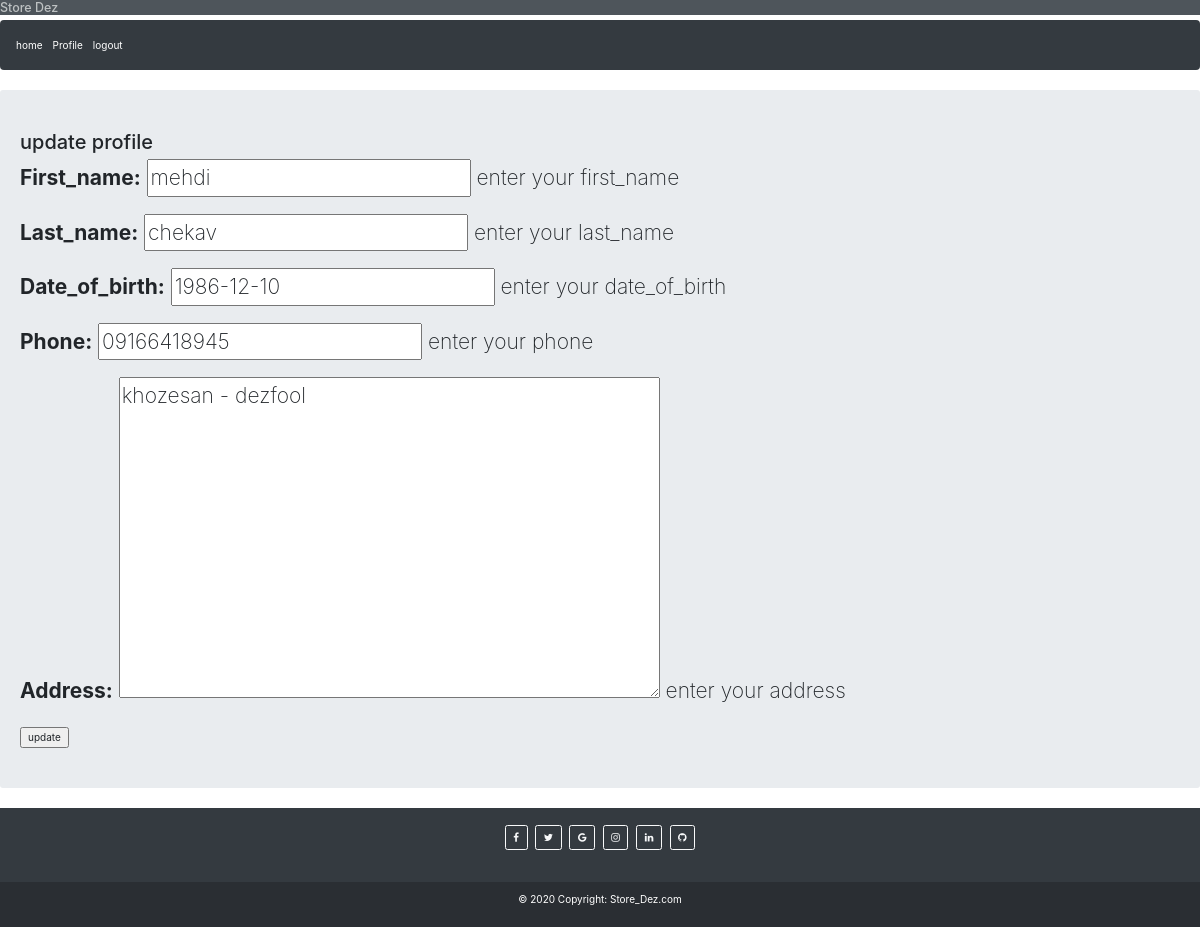
The page /customer/update/ (signed in) on the database its author committed.
### customer/models.py (models this page shows, shortened)
class User(AbstractBaseUser):
    first_name = models.CharField(max_length=100, blank=True, null=True, verbose_name=_('first_name'),
                                  help_text=_('enter your first_name'))
    last_name = models.CharField(max_length=100, blank=True, null=True, verbose_name=_('last_name'),
                                 help_text=_('enter your last_name'))
    email = models.CharField(max_length=100, unique=True, verbose_name=_('Email'), help_text=_('enter your email'))
    phone = models.CharField(max_length=100, verbose_name=_('phone'), help_text=_('enter your phone'))
    date_of_birth = models.DateField(blank=True, null=True, verbose_name=_('date_of_birth'),
                                     help_text=_('enter your date_of_birth'))
    is_active = models.BooleanField(default=True)
    objects = MyUserManager()
    is_admin = models.BooleanField(default=False)
    USERNAME_FIELD = 'email'
    REQUIRED_FIELDS = ['phone']

class Profile(models.Model):
    user = models.OneToOneField(User, on_delete=models.CASCADE, verbose_name=_('user'))
    phone = models.CharField(max_length=100, verbose_name=_('phone'), help_text=_('enter your phone'))
    address = models.TextField(verbose_name=_('address'),
                                   help_text=_('enter your address'), null=True, blank=True)

### customer/views.py (the view)
# urls.py: path('update/', views.user_update, name='update'),
@login_required(login_url='customer:login')
def user_update(request):
    if request.method == 'POST':
        user_form = UserUpdateForm(request.POST, instance=request.user)
        profile_form = ProfileUpdateForm(request.POST, instance=request.user.profile)
        if user_form and profile_form.is_valid():
            user_form.save()
            profile_form.save()
            messages.success(request, 'update successfully', 'success')
            return redirect('customer:profile')
    else:
        user_form = UserUpdateForm(instance=request.user)
        profile_form = ProfileUpdateForm(instance=request.user.profile)
    context = {'user_form': user_form, 'profile_form': profile_form}
    return render(request, 'customer/update.html', context)

### customer/forms.py
class UserUpdateForm(forms.ModelForm):
    class Meta:
        model = User
        fields = ['first_name', 'last_name', 'date_of_birth']

class ProfileUpdateForm(forms.ModelForm):
    class Meta:
        model = Profile
        fields = ['phone', 'address']

### customer/templates/customer/update.html (shortened to what this page needs)
{% extends 'base.html' %}
{% block content %}
<h2>update profile</h2>
<form action="" method="post">
    {{ user_form.as_p }}
    {{ profile_form.as_p }}
    <input type="submit" value="update">
</form>
{% endblock %}

### rows shown on the page
User: first_name "mehdi", last_name "chekav", date_of_birth "1986-12-10"
Profile: phone "09166418945", address "khozesan - dezfool"
